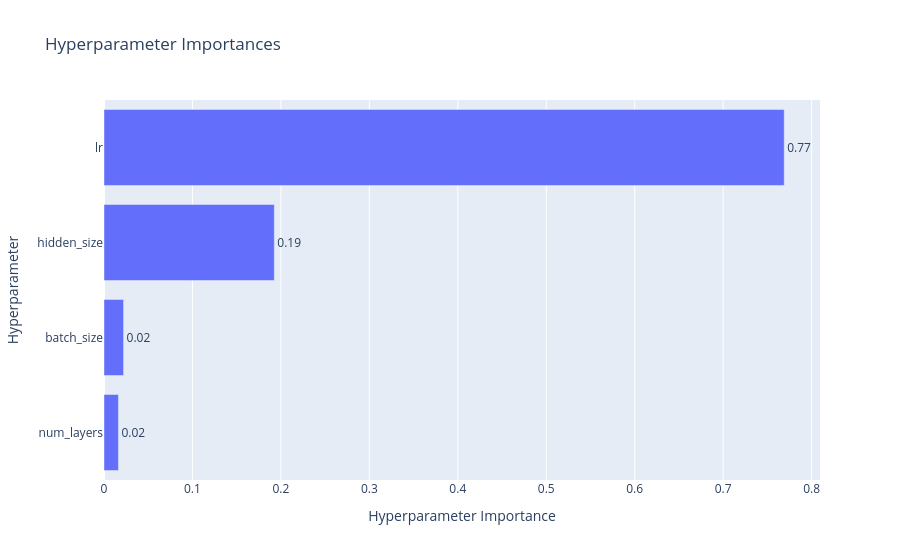

The cell this chart's notebook holds for it:
### Code cell
vis.plot_param_importances(study)

### Figure 1 — Plotly figure (JSON) as saved in the notebook; plotly's stock layout.template omitted (floating-point values rounded to 4 significant figures)
{"data": [{"cliponaxis": false, "hovertemplate": ["num_layers (IntDistribution): 0.016317795380385244<extra></extra>", "batch_size (CategoricalDistribution): 0.022120289338625743<extra></extra>", "hidden_size (IntDistribution): 0.1925561804525113<extra></extra>", "lr (FloatDistribution): 0.7690057348284778<extra></extra>"], "name": "Objective Value", "orientation": "h", "text": ["0.02", "0.02", "0.19", "0.77"], "textposition": "outside", "type": "bar", "x": [0.01632, 0.02212, 0.1926, 0.769], "y": ["num_layers", "batch_size", "hidden_size", "lr"]}], "layout": {"title": {"text": "Hyperparameter Importances"}, "xaxis": {"title": {"text": "Hyperparameter Importance"}}, "yaxis": {"title": {"text": "Hyperparameter"}}}}
